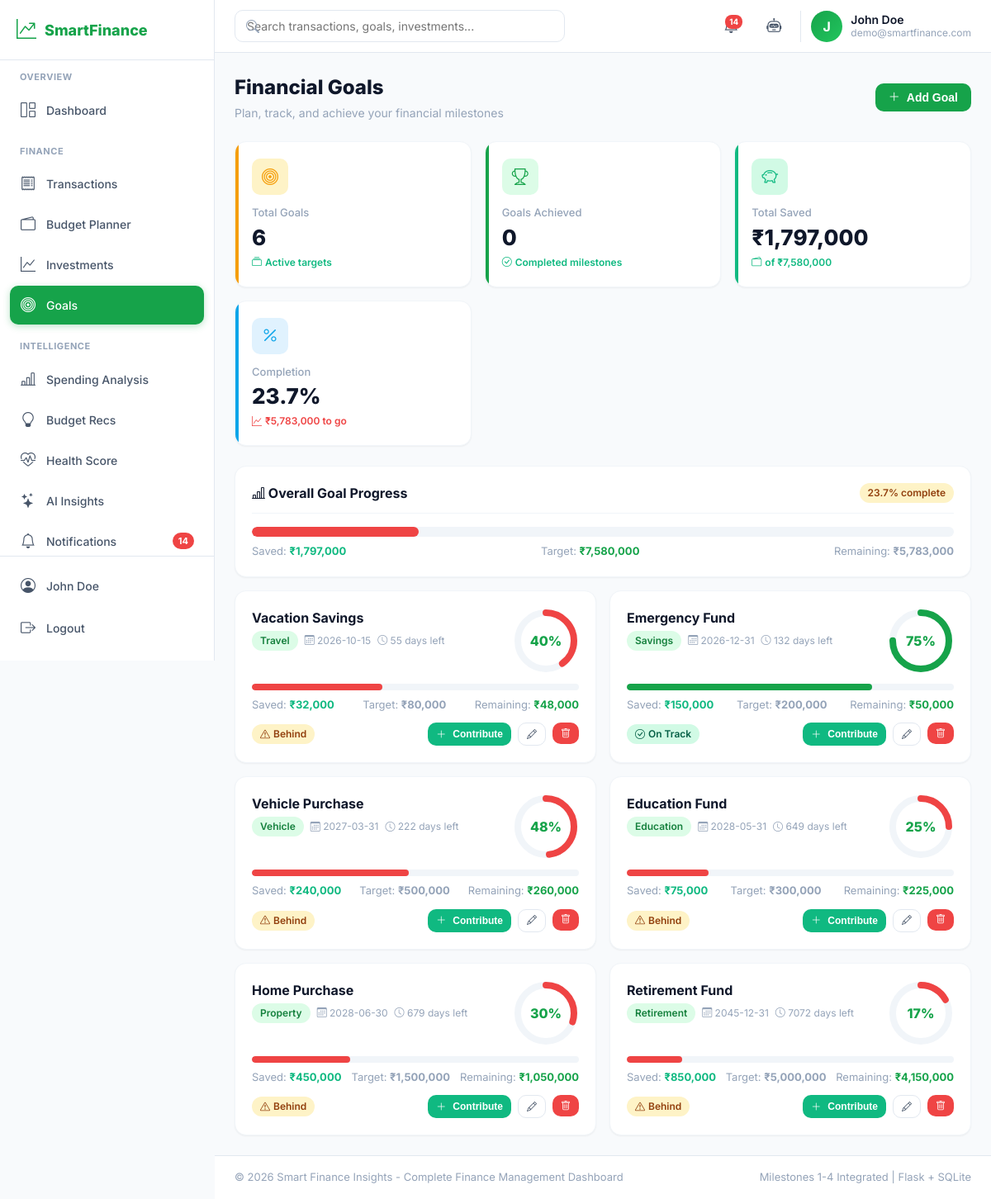
The page /goals (signed in) on the database its author committed.
### tables this page shows
CREATE TABLE goals (
        id INTEGER PRIMARY KEY AUTOINCREMENT,
        user_id INTEGER NOT NULL,
        goal_name TEXT NOT NULL,
        target_amount REAL NOT NULL,
        saved_amount REAL DEFAULT 0,
        target_date TEXT,
        category TEXT,
        created_at TEXT DEFAULT (datetime('now','localtime')),
        FOREIGN KEY (user_id) REFERENCES users(id) ON DELETE CASCADE
    );

### modules/goals.py (the view)
@bp.route('/goals')
@login_required
def index():
    user_id = session['user_id']
    goals = query_db("SELECT * FROM goals WHERE user_id=? ORDER BY target_date", (user_id,))
    goal_list = []
    total_target = 0
    total_saved = 0
    goals_achieved = 0
    for g in goals:
        saved = g['saved_amount']
        target = g['target_amount']
        pct = calculate_percentage(saved, target)
        remaining = target - saved
        achieved = saved >= target
        if achieved:
            goals_achieved += 1
        days_left = None
        status = 'On Track'
        if g['target_date']:
            try:
                target_date = datetime.strptime(g['target_date'], '%Y-%m-%d')
                days_left = (target_date - datetime.now()).days
                if days_left < 0:
                    status = 'Overdue'
                elif pct >= 100:
                    status = 'Achieved'
                elif pct >= 75:
                    status = 'On Track'
                elif pct >= 50:
                    status = 'Progress'
                else:
                    status = 'Behind'
            except ValueError:
                pass
        goal_list.append({
            'id': g['id'], 'name': g['goal_name'], 'target': target,
            'saved': saved, 'remaining': remaining, 'percentage': pct,
            'target_date': g['target_date'], 'category': g['category'],
            'achieved': achieved, 'days_left': days_left, 'status': status
        })
        total_target += target
        total_saved += saved
    completion_pct = calculate_percentage(total_saved, total_target)
    return render_template('goals.html',
                           goals=goal_list,
                           total_target=total_target,
                           total_saved=total_saved,
                           total_remaining=total_target - total_saved,
                           completion_pct=completion_pct,
                           goals_count=len(goal_list),
                           goals_achieved=goals_achieved,
                           categories=GOAL_CATEGORIES,
                           suggestions=GOAL_SUGGESTIONS)

### utils/db.py (called while the page is built)
def get_db():
    if 'db' not in g:
        g.db = sqlite3.connect(current_app.config['DATABASE'])
        g.db.row_factory = sqlite3.Row
        g.db.execute("PRAGMA foreign_keys = ON")
    return g.db

def query_db(query, args=(), one=False):
    cur = get_db().execute(query, args)
    rv = cur.fetchall()
    cur.close()
    return (rv[0] if rv else None) if one else rv

### utils/helpers.py (called while the page is built)
def calculate_percentage(part, total):
    try:
        total = float(total or 0)
        part = float(part or 0)
        if total == 0:
            return 0.0
        return round((part / total) * 100, 2)
    except (TypeError, ValueError, ZeroDivisionError):
        return 0.0

def get_current_month():
    return datetime.now().month

def get_current_year():
    return datetime.now().year

def login_required(f):
    @wraps(f)
    def decorated_function(*args, **kwargs):
        if 'user_id' not in session:
            flash('Please log in to access this page.', 'warning')
            return redirect(url_for('auth.login'))
        return f(*args, **kwargs)
    return decorated_function

### templates/goals.html (shortened to what this page needs)
{% extends 'base.html' %}
{% block content %}
<div class="page-header">
    <div>
        <h1 class="page-title">Financial Goals</h1>
        <p class="page-subtitle">Plan, track, and achieve your financial milestones</p>
    </div>
    <div class="flex gap-2">
        <button class="btn btn-primary" data-modal-open="addGoalModal">
            <i class="bi bi-plus-lg"></i> Add Goal
        </button>
    </div>
</div>
<div class="stat-grid">
    <div class="stat-card budget">
        <div class="stat-icon"><i class="bi bi-bullseye"></i></div>
        <p class="stat-label">Total Goals</p>
        <p class="stat-value">{{ goals_count }}</p>
        <p class="stat-change positive"><i class="bi bi-collection"></i> Active targets</p>
    </div>
    <div class="stat-card savings">
        <div class="stat-icon"><i class="bi bi-trophy"></i></div>
        <p class="stat-label">Goals Achieved</p>
        <p class="stat-value">{{ goals_achieved }}</p>
        <p class="stat-change positive"><i class="bi bi-check-circle"></i> Completed milestones</p>
    </div>
    <div class="stat-card income">
        <div class="stat-icon"><i class="bi bi-piggy-bank"></i></div>
        <p class="stat-label">Total Saved</p>
        <p class="stat-value">₹{{ "{:,.0f}".format(total_saved) }}</p>
        <p class="stat-change positive"><i class="bi bi-wallet2"></i> of ₹{{ "{:,.0f}".format(total_target) }}</p>
    </div>
    <div class="stat-card investment">
        <div class="stat-icon"><i class="bi bi-percent"></i></div>
        <p class="stat-label">Completion</p>
        <p class="stat-value">{{ "%.1f"|format(completion_pct) }}%</p>
        <p class="stat-change {% if completion_pct >= 75 %}positive{% elif completion_pct >= 40 %}positive{% else %}negative{% endif %}">
            <i class="bi bi-graph-up"></i>
            ₹{{ "{:,.0f}".format(total_remaining) }} to go
        </p>
    </div>
</div>
{% if goals %}
<div class="card mb-4">
    <div class="card-header">
        <h2 class="card-title"><i class="bi bi-bar-chart-line"></i> Overall Goal Progress</h2>
        <span class="badge {% if completion_pct >= 100 %}badge-success{% elif completion_pct >= 50 %}badge-primary{% else %}badge-warning{% endif %}">
            {{ "%.1f"|format(completion_pct) }}% complete
        </span>
    </div>
    <div class="progress progress-lg">
        <div class="progress-bar {% if completion_pct >= 100 %}success{% elif completion_pct >= 50 %}{% elif completion_pct >= 25 %}warning{% else %}danger{% endif %}"
             style="width:{{ [completion_pct, 100]|min }}%;"></div>
    </div>
    <div class="flex justify-between mt-2" style="font-size:13px;">
        <span class="text-muted">Saved: <strong class="text-success">₹{{ "{:,.0f}".format(total_saved) }}</strong></span>
        <span class="text-muted">Target: <strong class="text-primary">₹{{ "{:,.0f}".format(total_target) }}</strong></span>
        <span class="text-muted">Remaining: <strong>₹{{ "{:,.0f}".format(total_remaining) }}</strong></span>
    </div>
</div>
{% endif %}
{% if goals %}
<div class="grid grid-2">
    {% for g in goals %}
    <div class="goal-card">
        <div class="goal-header">
            <div>
                <div class="flex items-center gap-2">
                    <h3 class="goal-name">{{ g.name }}</h3>
                </div>
                <div class="flex items-center gap-2 mt-1">
                    <span class="badge badge-primary">{{ g.category }}</span>
                    {% if g.target_date %}
                    <span class="text-muted" style="font-size:12px;">
                        <i class="bi bi-calendar3"></i> {{ g.target_date }}
                    </span>
                    {% endif %}
                    {% if g.days_left is not none %}
                    <span class="text-muted" style="font-size:12px;">
                        <i class="bi bi-clock"></i>
                        {% if g.days_left < 0 %}
                        <span class="text-danger">{{ g.days_left|abs }} days overdue</span>
                        {% elif g.days_left == 0 %}
                        <span class="text-warning">Due today</span>
                        {% else %}
                        {{ g.days_left }} days left
                        {% endif %}
                    </span>
                    {% endif %}
                </div>
            </div>
            <div class="goal-progress-ring">
                <svg width="80" height="80" viewBox="0 0 80 80">
                    <circle cx="40" cy="40" r="34" fill="none" stroke="#f1f5f9" stroke-width="8"/>
                    <circle cx="40" cy="40" r="34" fill="none"
                            stroke="{% if g.percentage >= 100 %}#10b981{% elif g.percentage >= 75 %}#16a34a{% elif g.percentage >= 50 %}#f59e0b{% else %}#ef4444{% endif %}"
                            stroke-width="8"
                            stroke-linecap="round"
                            stroke-dasharray="{{ 2 * 3.14159 * 34 }}"
                            stroke-dashoffset="{{ 2 * 3.14159 * 34 * (1 - [g.percentage, 100]|min / 100) }}"
                            transform="rotate(-90 40 40)"/>
                </svg>
                <span class="goal-progress-text">{{ "%.0f"|format([g.percentage, 100]|min) }}%</span>
            </div>
        </div>
        <div class="progress mb-2">
            <div class="progress-bar {% if g.percentage >= 100 %}success{% elif g.percentage >= 75 %}{% elif g.percentage >= 50 %}warning{% else %}danger{% endif %}"
                 style="width:{{ [g.percentage, 100]|min }}%;"></div>
        </div>
        <div class="flex justify-between mb-3" style="font-size:13px;">
            <span class="text-muted">Saved: <strong class="text-success">₹{{ "{:,.0f}".format(g.saved) }}</strong></span>
            <span class="text-muted">Target: <strong>₹{{ "{:,.0f}".format(g.target) }}</strong></span>
            <span class="text-muted">Remaining: <strong class="text-primary">₹{{ "{:,.0f}".format(g.remaining) }}</strong></span>
        </div>
        <div class="flex items-center justify-between">
            {% if g.status == 'Achieved' %}
            <span class="badge badge-success"><i class="bi bi-trophy"></i> Achieved</span>
            {% elif g.status == 'On Track' %}
            <span class="badge badge-success"><i class="bi bi-check-circle"></i> On Track</span>
            {% elif g.status == 'Progress' %}
            <span class="badge badge-warning"><i class="bi bi-arrow-up-circle"></i> In Progress</span>
            {% elif g.status == 'Behind' %}
            <span class="badge badge-warning"><i class="bi bi-exclamation-triangle"></i> Behind</span>
            {% elif g.status == 'Overdue' %}
            <span class="badge badge-danger"><i class="bi bi-exclamation-octagon"></i> Overdue</span>
            {% else %}
            <span class="badge badge-secondary">{{ g.status }}</span>
            {% endif %}
            <div class="flex gap-2">
                {% if not g.achieved %}
                <button class="btn btn-success btn-sm contribute-btn" data-id="{{ g.id }}" title="Contribute">
                    <i class="bi bi-plus-lg"></i> Contribute
                </button>
                {% endif %}
                <button class="btn btn-outline btn-sm edit-goal-btn" data-id="{{ g.id }}" title="Edit">
                    <i class="bi bi-pencil"></i>
                </button>
                <form method="POST" action="{{ url_for('goals.delete', goal_id=g.id) }}"
                      onsubmit="return confirmDelete(event, 'Are you sure you want to delete this goal?')">
                    <button type="submit" class="btn btn-danger btn-sm" title="Delete">
                        <i class="bi bi-trash"></i>
                    </button>
                </form>
            </div>
        </div>
    </div>
    {% endfor %}
</div>
{% endif %}
{% endblock %}

### rows shown on the page
goals: name "Vacation Savings", category "Travel", target_date "2026-10-15", days_left "55", percentage "40", {{ [g.percentage, 100]|min }} 40.0 (drawn), saved "32,000", target "80,000", remaining "48,000", shows "Behind"
goals: name "Emergency Fund", category "Savings", target_date "2026-12-31", days_left "132", percentage "75", {{ [g.percentage, 100]|min }} 75.0 (drawn), saved "150,000", target "200,000", remaining "50,000", shows "On Track"
goals: name "Vehicle Purchase", category "Vehicle", target_date "2027-03-31", days_left "222", percentage "48", {{ [g.percentage, 100]|min }} 48.0 (drawn), saved "240,000", target "500,000", remaining "260,000", shows "Behind"
goals: name "Education Fund", category "Education", target_date "2028-05-31", days_left "649", percentage "25", {{ [g.percentage, 100]|min }} 25.0 (drawn), saved "75,000", target "300,000", remaining "225,000", shows "Behind"
goals: name "Home Purchase", category "Property", target_date "2028-06-30", days_left "679", percentage "30", {{ [g.percentage, 100]|min }} 30.0 (drawn), saved "450,000", target "1,500,000", remaining "1,050,000", shows "Behind"
goals: name "Retirement Fund", category "Retirement", target_date "2045-12-31", days_left "7072", percentage "17", {{ [g.percentage, 100]|min }} 17.0 (drawn), saved "850,000", target "5,000,000", remaining "4,150,000", shows "Behind"

### other values the page prints
{{ notifications_count }} "14"
{{ session.get('user_name', 'Profile') }} "John Doe"
{{ session.get('user_name', 'U')[0]|upper }} "J"
{{ session.get('user_name', 'User') }} "John Doe"
{{ session.get('user_email', '') }} "demo@smartfinance.com"
{{ goals_count }} "6"
{{ goals_achieved }} "0"
{{ "{:,.0f}".format(total_saved) }} "1,797,000"
{{ "{:,.0f}".format(total_target) }} "7,580,000"
{{ "%.1f"|format(completion_pct) }} "23.7"
{{ "{:,.0f}".format(total_remaining) }} "5,783,000"
{{ current_year }} "2026"
